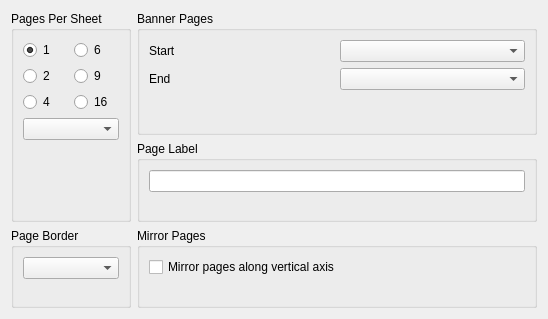
<ui version="4.0" >
 <class>KCupsOptionsPagesWidget</class>
 <widget class="QWidget" name="KCupsOptionsPagesWidget" >
  <property name="geometry" >
   <rect>
    <x>0</x>
    <y>0</y>
    <width>548</width>
    <height>319</height>
   </rect>
  </property>
  <property name="windowTitle" >
   <string>Pages</string>
  </property>
  <layout class="QGridLayout" name="gridLayout_7" >
   <item rowspan="2" row="0" column="0" >
    <widget class="KButtonGroup" name="pagesPerSheetButtonGroup" >
     <property name="title" >
      <string>Pages Per Sheet</string>
     </property>
     <layout class="QGridLayout" name="gridLayout" >
      <item row="0" column="0" >
       <widget class="QRadioButton" name="oneUpRadioButton" >
        <property name="text" >
         <string>1</string>
        </property>
        <property name="checked" >
         <bool>true</bool>
        </property>
       </widget>
      </item>
      <item row="0" column="1" >
       <widget class="QRadioButton" name="sixUpRadioButton" >
        <property name="text" >
         <string>6</string>
        </property>
       </widget>
      </item>
      <item row="1" column="0" >
       <widget class="QRadioButton" name="twoUpRadioButton" >
        <property name="text" >
         <string>2</string>
        </property>
       </widget>
      </item>
      <item row="1" column="1" >
       <widget class="QRadioButton" name="nineUpRadioButton" >
        <property name="text" >
         <string>9</string>
        </property>
       </widget>
      </item>
      <item row="2" column="0" >
       <widget class="QRadioButton" name="fourUpRadioButton" >
        <property name="text" >
         <string>4</string>
        </property>
       </widget>
      </item>
      <item row="2" column="1" >
       <widget class="QRadioButton" name="sixteenUpRadioButton" >
        <property name="text" >
         <string>16</string>
        </property>
       </widget>
      </item>
      <item row="3" column="0" colspan="2" >
       <widget class="KComboBox" name="pagesPerSheetLayoutCombo" />
      </item>
      <item row="4" column="0" colspan="2" >
       <spacer name="verticalSpacer_2" >
        <property name="orientation" >
         <enum>Qt::Vertical</enum>
        </property>
        <property name="sizeHint" stdset="0" >
         <size>
          <width>20</width>
          <height>25</height>
         </size>
        </property>
       </spacer>
      </item>
     </layout>
    </widget>
   </item>
   <item row="0" column="1" >
    <widget class="QGroupBox" name="bannerPagesGroupBox" >
     <property name="title" >
      <string>Banner Pages</string>
     </property>
     <layout class="QGridLayout" name="gridLayout_3" >
      <item row="0" column="0" >
       <widget class="QLabel" name="startBannerLabel" >
        <property name="text" >
         <string comment="Banner page at start">Start</string>
        </property>
       </widget>
      </item>
      <item row="0" column="1" >
       <widget class="KComboBox" name="startBannerPageCombo" />
      </item>
      <item row="1" column="0" >
       <widget class="QLabel" name="endBannerLabel" >
        <property name="text" >
         <string comment="Banner page at end">End</string>
        </property>
       </widget>
      </item>
      <item row="1" column="1" >
       <widget class="KComboBox" name="endBannerPageCombo" />
      </item>
      <item row="2" column="0" colspan="2" >
       <spacer name="verticalSpacer" >
        <property name="orientation" >
         <enum>Qt::Vertical</enum>
        </property>
        <property name="sizeHint" stdset="0" >
         <size>
          <width>20</width>
          <height>33</height>
         </size>
        </property>
       </spacer>
      </item>
     </layout>
    </widget>
   </item>
   <item row="1" column="1" >
    <widget class="QGroupBox" name="pageLabelGroupBox" >
     <property name="title" >
      <string>Page Label</string>
     </property>
     <layout class="QGridLayout" name="gridLayout_6" >
      <item row="0" column="0" >
       <widget class="KLineEdit" name="pageLabelLineEdit" />
      </item>
      <item row="1" column="0" >
       <spacer name="verticalSpacer_5" >
        <property name="orientation" >
         <enum>Qt::Vertical</enum>
        </property>
        <property name="sizeHint" stdset="0" >
         <size>
          <width>20</width>
          <height>11</height>
         </size>
        </property>
       </spacer>
      </item>
     </layout>
    </widget>
   </item>
   <item row="2" column="0" >
    <widget class="QGroupBox" name="groupBox" >
     <property name="title" >
      <string>Page Border</string>
     </property>
     <layout class="QGridLayout" name="gridLayout_5" >
      <item row="0" column="0" >
       <widget class="KComboBox" name="pageBorderCombo" />
      </item>
      <item row="1" column="0" >
       <spacer name="verticalSpacer_4" >
        <property name="orientation" >
         <enum>Qt::Vertical</enum>
        </property>
        <property name="sizeHint" stdset="0" >
         <size>
          <width>20</width>
          <height>2</height>
         </size>
        </property>
       </spacer>
      </item>
     </layout>
    </widget>
   </item>
   <item row="2" column="1" >
    <widget class="QGroupBox" name="mirrorPagesGroupBox" >
     <property name="title" >
      <string>Mirror Pages</string>
     </property>
     <layout class="QGridLayout" name="gridLayout_4" >
      <item row="0" column="0" >
       <widget class="QCheckBox" name="mirrorPagesCheckBox" >
        <property name="text" >
         <string>Mirror pages along vertical axis</string>
        </property>
       </widget>
      </item>
      <item row="1" column="0" >
       <spacer name="verticalSpacer_3" >
        <property name="orientation" >
         <enum>Qt::Vertical</enum>
        </property>
        <property name="sizeHint" stdset="0" >
         <size>
          <width>20</width>
          <height>14</height>
         </size>
        </property>
       </spacer>
      </item>
     </layout>
    </widget>
   </item>
  </layout>
 </widget>
 <customwidgets>
  <customwidget>
   <class>KButtonGroup</class>
   <extends>QGroupBox</extends>
   <header>kbuttongroup.h</header>
   <container>1</container>
  </customwidget>
  <customwidget>
   <class>KComboBox</class>
   <extends>QComboBox</extends>
   <header>kcombobox.h</header>
  </customwidget>
  <customwidget>
   <class>KLineEdit</class>
   <extends>QLineEdit</extends>
   <header>klineedit.h</header>
  </customwidget>
 </customwidgets>
 <connections/>
</ui>
